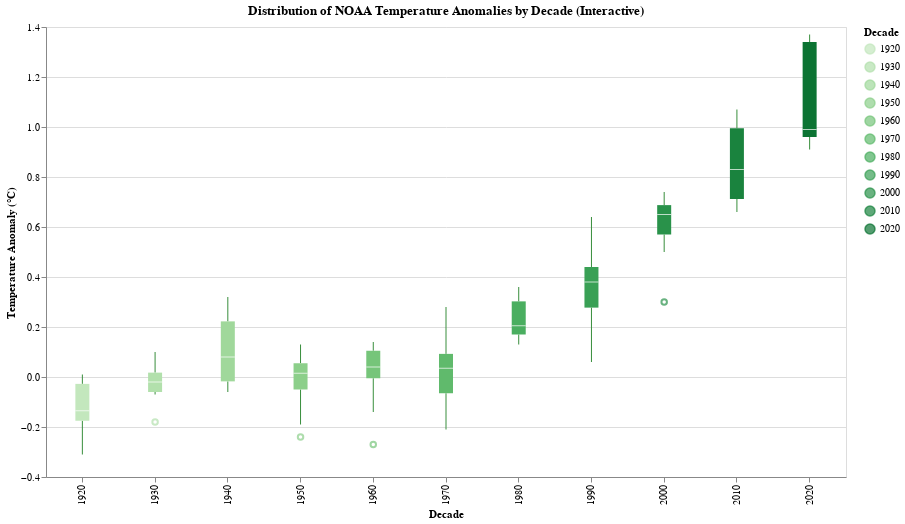

The cell this chart's notebook holds for it:
### Code cell
# ======================================
#  VISUALIZATION 2 (NOAA DECADE BOXPLOT)
# ======================================

noaa["Decade"] = (noaa["Year"] // 10) * 10
selector2 = alt.selection_point(fields=["Decade"], bind="legend")

vis2 = alt.Chart(noaa).mark_boxplot(color="#388E3C").encode(
    x=alt.X("Decade:N", title="Decade"),
    y=alt.Y("Anomaly:Q", title="Temperature Anomaly (°C)"),
    color=alt.Color("Decade:N", scale=alt.Scale(scheme="greens"))
).add_params(selector2).properties(
    title="Distribution of NOAA Temperature Anomalies by Decade (Interactive)",
    width=800,
    height=450
)

vis2_path = "../plots/boxplot.html"
vis2.save(vis2_path)
vis2.show()

### Figure 1 — Vega-Lite specification as saved in the notebook (floating-point values rounded to 4 significant figures)
{"config": {"view": {"continuousWidth": 300, "continuousHeight": 300}}, "data": {"name": "data-68b18082d8373f8c9f28ff4651e85adc"}, "mark": {"type": "boxplot", "color": "#388E3C"}, "encoding": {"color": {"field": "Decade", "scale": {"scheme": "greens"}, "type": "nominal"}, "x": {"field": "Decade", "title": "Decade", "type": "nominal"}, "y": {"field": "Anomaly", "title": "Temperature Anomaly (°C)", "type": "quantitative"}}, "height": 450, "params": [{"name": "param_20", "select": {"type": "point", "fields": ["Decade"]}, "bind": "legend"}], "title": "Distribution of NOAA Temperature Anomalies by Decade (Interactive)", "width": 800, "$schema": "https://vega.github.io/schema/vega-lite/v5.20.1.json", "datasets": {"data-68b18082d8373f8c9f28ff4651e85adc": [{"Year": 1924, "Anomaly": -0.31, "Rolling_10yr": null, "Decade": 1920}, {"Year": 1925, "Anomaly": -0.11, "Rolling_10yr": null, "Decade": 1920}, {"Year": 1926, "Anomaly": 0.01, "Rolling_10yr": null, "Decade": 1920}, {"Year": 1927, "Anomaly": 0.0, "Rolling_10yr": null, "Decade": 1920}, {"Year": 1928, "Anomaly": -0.18, "Rolling_10yr": null, "Decade": 1920}, {"Year": 1929, "Anomaly": -0.16, "Rolling_10yr": -0.104, "Decade": 1920}, {"Year": 1930, "Anomaly": -0.07, "Rolling_10yr": -0.075, "Decade": 1930}, {"Year": 1931, "Anomaly": 0.02, "Rolling_10yr": -0.07, "Decade": 1930}, {"Year": 1932, "Anomaly": -0.06, "Rolling_10yr": -0.07, "Decade": 1930}, {"Year": 1933, "Anomaly": -0.18, "Rolling_10yr": -0.06, "Decade": 1930}, {"Year": 1934, "Anomaly": -0.02, "Rolling_10yr": -0.032, "Decade": 1930}, {"Year": 1935, "Anomaly": -0.06, "Rolling_10yr": -0.018, "Decade": 1930}, {"Year": 1936, "Anomaly": 0.01, "Rolling_10yr": 0.006, "Decade": 1930}, {"Year": 1937, "Anomaly": 0.1, "Rolling_10yr": 0.036, "Decade": 1930}, {"Year": 1938, "Anomaly": 0.1, "Rolling_10yr": 0.044, "Decade": 1930}, {"Year": 1939, "Anomaly": -0.02, "Rolling_10yr": 0.086, "Decade": 1930}, {"Year": 1940, "Anomaly": 0.17, "Rolling_10yr": 0.115, "Decade": 1940}, {"Year": 1941, "Anomaly": 0.32, "Rolling_10yr": 0.134, "Decade": 1940}, {"Year": 1942, "Anomaly": 0.02, "Rolling_10yr": 0.127, "Decade": 1940}, {"Year": 1943, "Anomaly": 0.24, "Rolling_10yr": 0.12, "Decade": 1940}, {"Year": 1944, "Anomaly": 0.27, "Rolling_10yr": 0.107, "Decade": 1940}, {"Year": 1945, "Anomaly": 0.13, "Rolling_10yr": 0.103, "Decade": 1940}, {"Year": 1946, "Anomaly": -0.06, "Rolling_10yr": 0.067, "Decade": 1940}, {"Year": 1947, "Anomaly": 0.03, "Rolling_10yr": 0.048, "Decade": 1940}, {"Year": 1948, "Anomaly": -0.03, "Rolling_10yr": 0.05, "Decade": 1940}, {"Year": 1949, "Anomaly": -0.06, "Rolling_10yr": 0.036, "Decade": 1940}, {"Year": 1950, "Anomaly": -0.19, "Rolling_10yr": 0.007, "Decade": 1950}, {"Year": 1951, "Anomaly": 0.13, "Rolling_10yr": -0.012, "Decade": 1950}, {"Year": 1952, "Anomaly": 0.04, "Rolling_10yr": -0.03, "Decade": 1950}, {"Year": 1953, "Anomaly": 0.1, "Rolling_10yr": -0.027, "Decade": 1950}, {"Year": 1954, "Anomaly": -0.02, "Rolling_10yr": -0.021, "Decade": 1950}, {"Year": 1955, "Anomaly": -0.06, "Rolling_10yr": -0.015, "Decade": 1950}, {"Year": 1956, "Anomaly": -0.24, "Rolling_10yr": 0.009, "Decade": 1950}, {"Year": 1957, "Anomaly": 0.06, "Rolling_10yr": -0.005, "Decade": 1950}, {"Year": 1958, "Anomaly": 0.03, "Rolling_10yr": -0.006, "Decade": 1950}, {"Year": 1959, "Anomaly": 0.0, "Rolling_10yr": -0.003, "Decade": 1950}, {"Year": 1960, "Anomaly": 0.05, "Rolling_10yr": -0.028, "Decade": 1960}, {"Year": 1961, "Anomaly": -0.01, "Rolling_10yr": -0.021, "Decade": 1960}, {"Year": 1962, "Anomaly": 0.03, "Rolling_10yr": -0.011, "Decade": 1960}, {"Year": 1963, "Anomaly": 0.13, "Rolling_10yr": -0.005, "Decade": 1960}, {"Year": 1964, "Anomaly": -0.27, "Rolling_10yr": -0.002, "Decade": 1960}, {"Year": 1965, "Anomaly": 0.01, "Rolling_10yr": 0.012, "Decade": 1960}, {"Year": 1966, "Anomaly": -0.14, "Rolling_10yr": 0.008, "Decade": 1960}, {"Year": 1967, "Anomaly": 0.12, "Rolling_10yr": 0.001, "Decade": 1960}, {"Year": 1968, "Anomaly": 0.06, "Rolling_10yr": 0.01, "Decade": 1960}, {"Year": 1969, "Anomaly": 0.14, "Rolling_10yr": 0.007, "Decade": 1960}, {"Year": 1970, "Anomaly": 0.01, "Rolling_10yr": 0.032, "Decade": 1970}, {"Year": 1971, "Anomaly": -0.08, "Rolling_10yr": 0.016, "Decade": 1970}, {"Year": 1972, "Anomaly": 0.12, "Rolling_10yr": 0.009, "Decade": 1970}, {"Year": 1973, "Anomaly": 0.1, "Rolling_10yr": 0.004, "Decade": 1970}, {"Year": 1974, "Anomaly": -0.02, "Rolling_10yr": 0.004, "Decade": 1970}, {"Year": 1975, "Anomaly": -0.15, "Rolling_10yr": 0.018, "Decade": 1970}, {"Year": 1976, "Anomaly": -0.21, "Rolling_10yr": 0.036, "Decade": 1970}, {"Year": 1977, "Anomaly": 0.07, "Rolling_10yr": 0.069, "Decade": 1970}, {"Year": 1978, "Anomaly": 0.06, "Rolling_10yr": 0.074, "Decade": 1970}, {"Year": 1979, "Anomaly": 0.28, "Rolling_10yr": 0.086, "Decade": 1970}, {"Year": 1980, "Anomaly": 0.19, "Rolling_10yr": 0.105, "Decade": 1980}, {"Year": 1981, "Anomaly": 0.25, "Rolling_10yr": 0.133, "Decade": 1980}, {"Year": 1982, "Anomaly": 0.17, "Rolling_10yr": 0.171, "Decade": 1980}, {"Year": 1983, "Anomaly": 0.22, "Rolling_10yr": 0.197, "Decade": 1980}, {"Year": 1984, "Anomaly": 0.17, "Rolling_10yr": 0.227, "Decade": 1980}, {"Year": 1985, "Anomaly": 0.13, "Rolling_10yr": 0.231, "Decade": 1980}, {"Year": 1986, "Anomaly": 0.17, "Rolling_10yr": 0.254, "Decade": 1980}, {"Year": 1987, "Anomaly": 0.33, "Rolling_10yr": 0.262, "Decade": 1980}, {"Year": 1988, "Anomaly": 0.36, "Rolling_10yr": 0.251, "Decade": 1980}, {"Year": 1989, "Anomaly": 0.32, "Rolling_10yr": 0.255, "Decade": 1980}, {"Year": 1990, "Anomaly": 0.42, "Rolling_10yr": 0.282, "Decade": 1990}, {"Year": 1991, "Anomaly": 0.33, "Rolling_10yr": 0.313, "Decade": 1990}, {"Year": 1992, "Anomaly": 0.06, "Rolling_10yr": 0.317, "Decade": 1990}, {"Year": 1993, "Anomaly": 0.26, "Rolling_10yr": 0.348, "Decade": 1990}, {"Year": 1994, "Anomaly": 0.44, "Rolling_10yr": 0.356, "Decade": 1990}, {"Year": 1995, "Anomaly": 0.44, "Rolling_10yr": 0.358, "Decade": 1990}, {"Year": 1996, "Anomaly": 0.21, "Rolling_10yr": 0.346, "Decade": 1990}, {"Year": 1997, "Anomaly": 0.64, "Rolling_10yr": 0.363, "Decade": 1990}, {"Year": 1998, "Anomaly": 0.44, "Rolling_10yr": 0.413, "Decade": 1990}, {"Year": 1999, "Anomaly": 0.34, "Rolling_10yr": 0.461, "Decade": 1990}, {"Year": 2000, "Anomaly": 0.3, "Rolling_10yr": 0.479, "Decade": 2000}, {"Year": 2001, "Anomaly": 0.5, "Rolling_10yr": 0.508, "Decade": 2000}, {"Year": 2002, "Anomaly": 0.56, "Rolling_10yr": 0.555, "Decade": 2000}, {"Year": 2003, "Anomaly": 0.74, "Rolling_10yr": 0.551, "Decade": 2000}, {"Year": 2004, "Anomaly": 0.62, "Rolling_10yr": 0.575, "Decade": 2000}, {"Year": 2005, "Anomaly": 0.73, "Rolling_10yr": 0.61, "Decade": 2000}, {"Year": 2006, "Anomaly": 0.68, "Rolling_10yr": 0.649, "Decade": 2000}, {"Year": 2007, "Anomaly": 0.6, "Rolling_10yr": 0.665, "Decade": 2000}, {"Year": 2008, "Anomaly": 0.68, "Rolling_10yr": 0.687, "Decade": 2000}, {"Year": 2009, "Anomaly": 0.69, "Rolling_10yr": 0.681, "Decade": 2000}, {"Year": 2010, "Anomaly": 0.69, "Rolling_10yr": 0.698, "Decade": 2010}, {"Year": 2011, "Anomaly": 0.66, "Rolling_10yr": 0.732, "Decade": 2010}, {"Year": 2012, "Anomaly": 0.78, "Rolling_10yr": 0.751, "Decade": 2010}, {"Year": 2013, "Anomaly": 0.68, "Rolling_10yr": 0.783, "Decade": 2010}, {"Year": 2014, "Anomaly": 0.79, "Rolling_10yr": 0.817, "Decade": 2010}, {"Year": 2015, "Anomaly": 1.07, "Rolling_10yr": 0.85, "Decade": 2010}, {"Year": 2016, "Anomaly": 0.87, "Rolling_10yr": 0.872, "Decade": 2010}, {"Year": 2017, "Anomaly": 0.92, "Rolling_10yr": 0.905, "Decade": 2010}, {"Year": 2018, "Anomaly": 1.02, "Rolling_10yr": 0.923, "Decade": 2010}, {"Year": 2019, "Anomaly": 1.02, "Rolling_10yr": 0.992, "Decade": 2010}, {"Year": 2020, "Anomaly": 0.91, "Rolling_10yr": 1.047, "Decade": 2020}, {"Year": 2021, "Anomaly": 0.99, "Rolling_10yr": null, "Decade": 2020}, {"Year": 2022, "Anomaly": 0.96, "Rolling_10yr": null, "Decade": 2020}, {"Year": 2023, "Anomaly": 1.37, "Rolling_10yr": null, "Decade": 2020}, {"Year": 2024, "Anomaly": 1.34, "Rolling_10yr": null, "Decade": 2020}]}}
